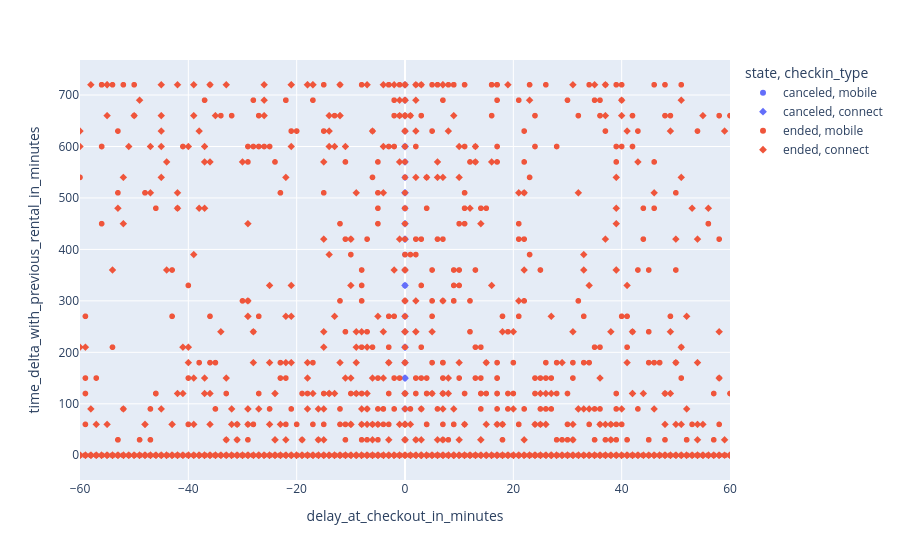

The notebook cell this image was saved under:
### Code cell
fig = px.scatter(delays_df, x="delay_at_checkout_in_minutes", y="time_delta_with_previous_rental_in_minutes", color="state", symbol="checkin_type", range_x=[-1*60, 1*60])
fig.show()

### Figure 1 — Plotly figure (JSON) as saved in the notebook; plotly's stock layout.template omitted (floating-point values rounded to 4 significant figures; data arrays with more than 128 entries replaced by an {"elided": "..."} marker saying what was removed)
{"data": [{"hovertemplate": "state=canceled<br>checkin_type=mobile<br>delay_at_checkout_in_minutes=%{x}<br>time_delta_with_previous_rental_in_minutes=%{y}<extra></extra>", "legendgroup": "canceled, mobile", "marker": {"color": "#636efa", "symbol": "circle"}, "mode": "markers", "name": "canceled, mobile", "showlegend": true, "type": "scattergl", "x": {"elided": "2467 float values"}, "xaxis": "x", "y": {"elided": "2467 float values"}, "yaxis": "y"}, {"hovertemplate": "state=canceled<br>checkin_type=connect<br>delay_at_checkout_in_minutes=%{x}<br>time_delta_with_previous_rental_in_minutes=%{y}<extra></extra>", "legendgroup": "canceled, connect", "marker": {"color": "#636efa", "symbol": "diamond"}, "mode": "markers", "name": "canceled, connect", "showlegend": true, "type": "scattergl", "x": {"elided": "798 float values"}, "xaxis": "x", "y": {"elided": "798 float values"}, "yaxis": "y"}, {"hovertemplate": "state=ended<br>checkin_type=mobile<br>delay_at_checkout_in_minutes=%{x}<br>time_delta_with_previous_rental_in_minutes=%{y}<extra></extra>", "legendgroup": "ended, mobile", "marker": {"color": "#EF553B", "symbol": "circle"}, "mode": "markers", "name": "ended, mobile", "showlegend": true, "type": "scattergl", "x": {"elided": "14536 float values"}, "xaxis": "x", "y": {"elided": "14536 float values"}, "yaxis": "y"}, {"hovertemplate": "state=ended<br>checkin_type=connect<br>delay_at_checkout_in_minutes=%{x}<br>time_delta_with_previous_rental_in_minutes=%{y}<extra></extra>", "legendgroup": "ended, connect", "marker": {"color": "#EF553B", "symbol": "diamond"}, "mode": "markers", "name": "ended, connect", "showlegend": true, "type": "scattergl", "x": {"elided": "3509 float values"}, "xaxis": "x", "y": {"elided": "3509 float values"}, "yaxis": "y"}], "layout": {"legend": {"title": {"text": "state, checkin_type"}, "tracegroupgap": 0}, "margin": {"t": 60}, "xaxis": {"anchor": "y", "domain": [0, 1], "range": [-60, 60], "title": {"text": "delay_at_checkout_in_minutes"}}, "yaxis": {"anchor": "x", "domain": [0, 1], "title": {"text": "time_delta_with_previous_rental_in_minutes"}}}}
